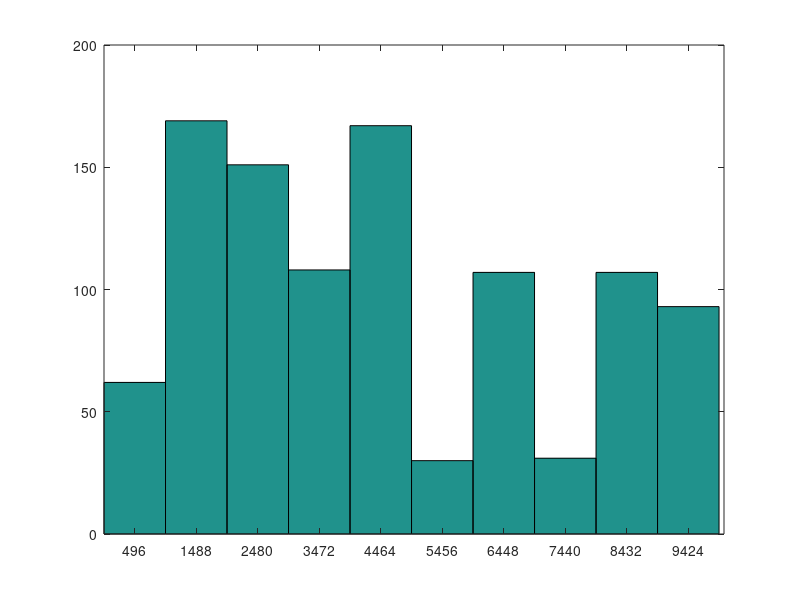
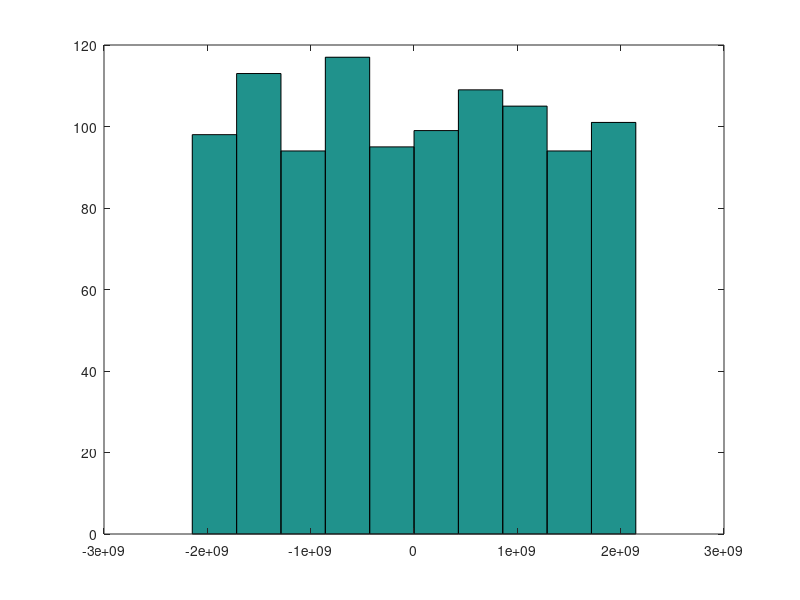
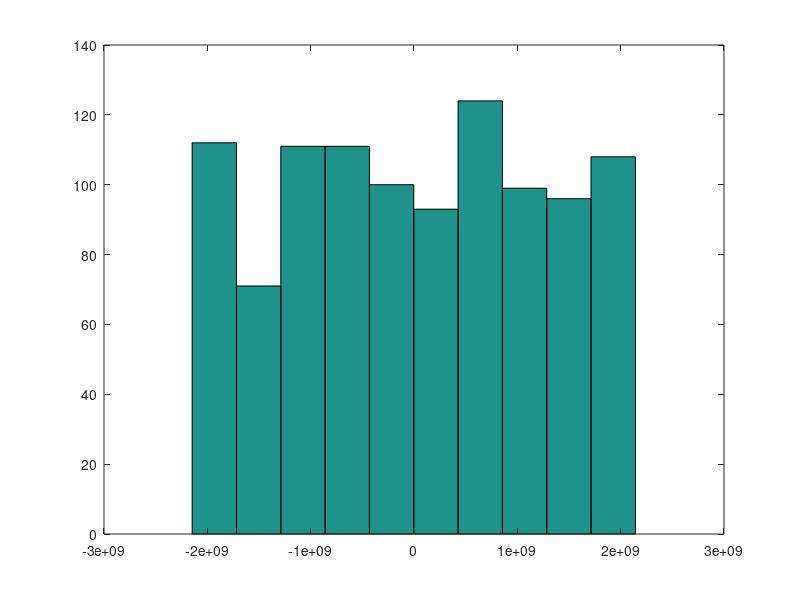
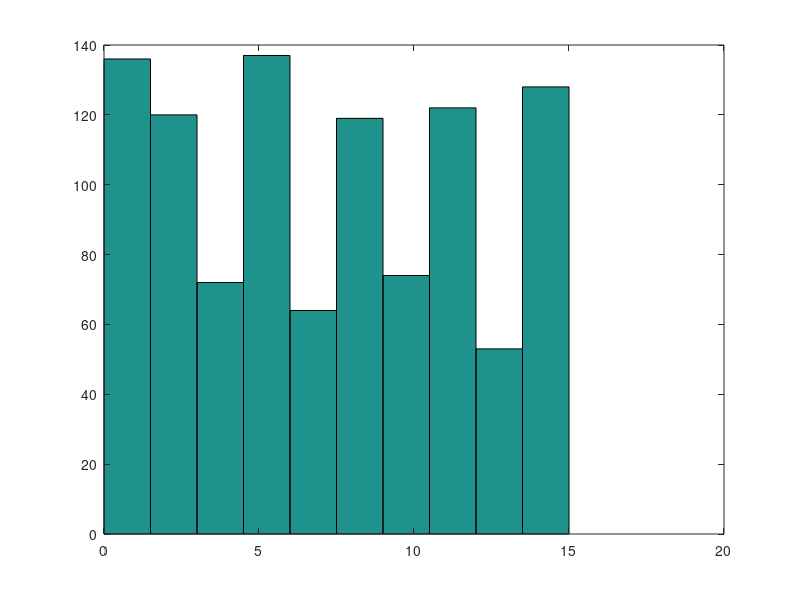

MATLAB code for these plots, in order:
Neumann = csvread('_von_neumann.csv');
figure('Name', 'von neumann')
hist (Neumann)

Twister =  csvread('_twister.csv');
figure('Name', 'twister')
hist (Twister)

Aes = csvread('_aes.csv');
figure('Name', 'aes')
hist(Aes)

Rang_low = csvread('_rand_low.csv');
figure('Name', 'rand low')
hist(Rang_low)

Rang_high = csvread('_rand_high.csv');
figure('Name', 'rand high')
hist(Rang_high)